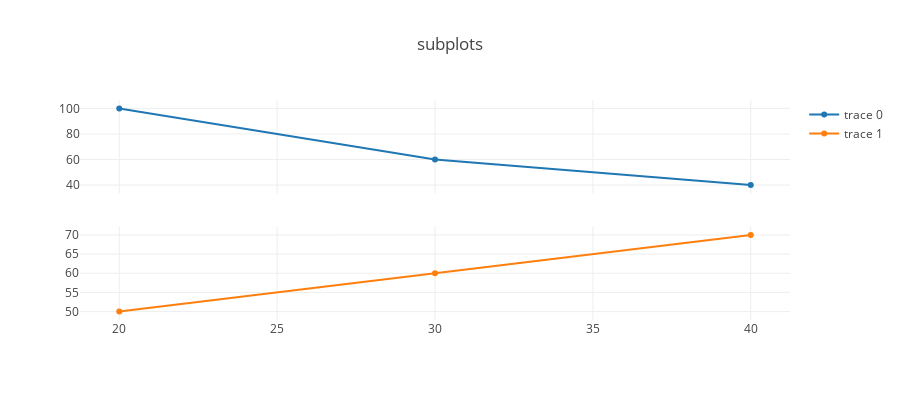

Notebook code cell kept with this figure:
### Code cell
trace0 = go.Scatter(
    x=[20, 30, 40],
    y=[100, 60, 40]
)
trace1 = go.Scatter(
    x=[20, 30, 40],
    y=[50, 60, 70],
    mode='marker'
)

fig = tools.make_subplots(rows=2, cols=1, shared_xaxes=True)

fig.append_trace(trace0, 1, 1)
fig.append_trace(trace1, 2, 1)

fig['layout'].update(height=400, width=900, title='subplots')
py.offline.iplot(fig)

### Figure 1 — Plotly figure (JSON) as saved in the notebook; plotly's stock layout.template omitted (floating-point values rounded to 4 significant figures)
{"data": [{"type": "scatter", "x": [20, 30, 40], "xaxis": "x1", "y": [100, 60, 40], "yaxis": "y1"}, {"mode": "marker", "type": "scatter", "x": [20, 30, 40], "xaxis": "x1", "y": [50, 60, 70], "yaxis": "y2"}], "layout": {"height": 400, "title": "subplots", "width": 900, "xaxis1": {"anchor": "y2", "domain": [0, 1]}, "yaxis1": {"anchor": "free", "domain": [0.575, 1], "position": 0}, "yaxis2": {"anchor": "x1", "domain": [0, 0.425]}}}
